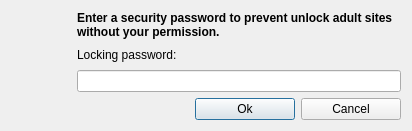
<?xml version="1.0" encoding="UTF-8"?>
<ui version="4.0">
 <class>UPSPasswordImpl</class>
 <widget class="QDialog" name="UPSPasswordImpl">
  <property name="geometry">
   <rect>
    <x>0</x>
    <y>0</y>
    <width>412</width>
    <height>131</height>
   </rect>
  </property>
  <property name="windowTitle">
   <string>UPS! Password</string>
  </property>
  <layout class="QGridLayout" name="gridLayout">
   <item row="0" column="0" rowspan="3">
    <widget class="QLabel" name="label">
     <property name="minimumSize">
      <size>
       <width>60</width>
       <height>0</height>
      </size>
     </property>
     <property name="maximumSize">
      <size>
       <width>60</width>
       <height>16777215</height>
      </size>
     </property>
     <property name="text">
      <string/>
     </property>
     <property name="pixmap">
      <pixmap resource="../resources/resources.qrc">:/ups_lock_unlock/images/ups_lock_unlock.svg</pixmap>
     </property>
     <property name="alignment">
      <set>Qt::AlignCenter</set>
     </property>
    </widget>
   </item>
   <item row="0" column="1" colspan="3">
    <widget class="QLabel" name="lblTitle">
     <property name="text">
      <string>&lt;b&gt;Enter a security password to prevent unlock adult sites without your permission.&lt;/b&gt;</string>
     </property>
     <property name="wordWrap">
      <bool>true</bool>
     </property>
    </widget>
   </item>
   <item row="1" column="1" colspan="3">
    <widget class="QLabel" name="lblPassword">
     <property name="text">
      <string>Locking password:</string>
     </property>
    </widget>
   </item>
   <item row="2" column="1" colspan="3">
    <widget class="QLineEdit" name="edtPassword">
     <property name="whatsThis">
      <string>Field where you enter the password</string>
     </property>
     <property name="accessibleName">
      <string>Password edit</string>
     </property>
     <property name="accessibleDescription">
      <string>Field where you enter the password</string>
     </property>
     <property name="echoMode">
      <enum>QLineEdit::Password</enum>
     </property>
    </widget>
   </item>
   <item row="3" column="0" colspan="2">
    <spacer name="horizontalSpacer">
     <property name="orientation">
      <enum>Qt::Horizontal</enum>
     </property>
     <property name="sizeHint" stdset="0">
      <size>
       <width>232</width>
       <height>20</height>
      </size>
     </property>
    </spacer>
   </item>
   <item row="3" column="2">
    <widget class="QPushButton" name="btnOk">
     <property name="minimumSize">
      <size>
       <width>100</width>
       <height>0</height>
      </size>
     </property>
     <property name="whatsThis">
      <string>Confirm and close the window</string>
     </property>
     <property name="accessibleName">
      <string>Ok button</string>
     </property>
     <property name="accessibleDescription">
      <string>Confirm and close the window</string>
     </property>
     <property name="text">
      <string>Ok</string>
     </property>
     <property name="default">
      <bool>true</bool>
     </property>
    </widget>
   </item>
   <item row="3" column="3">
    <widget class="QPushButton" name="btnCancel">
     <property name="minimumSize">
      <size>
       <width>100</width>
       <height>0</height>
      </size>
     </property>
     <property name="whatsThis">
      <string>Discard and close window</string>
     </property>
     <property name="accessibleName">
      <string>Cancel button</string>
     </property>
     <property name="accessibleDescription">
      <string>Discard and close window</string>
     </property>
     <property name="text">
      <string>Cancel</string>
     </property>
    </widget>
   </item>
  </layout>
 </widget>
 <resources>
  <include location="../resources/resources.qrc"/>
  <include location="../resources/resources.qrc"/>
 </resources>
 <connections>
  <connection>
   <sender>btnOk</sender>
   <signal>clicked()</signal>
   <receiver>UPSPasswordImpl</receiver>
   <slot>accept()</slot>
   <hints>
    <hint type="sourcelabel">
     <x>258</x>
     <y>164</y>
    </hint>
    <hint type="destinationlabel">
     <x>106</x>
     <y>116</y>
    </hint>
   </hints>
  </connection>
  <connection>
   <sender>btnCancel</sender>
   <signal>clicked()</signal>
   <receiver>UPSPasswordImpl</receiver>
   <slot>reject()</slot>
   <hints>
    <hint type="sourcelabel">
     <x>355</x>
     <y>164</y>
    </hint>
    <hint type="destinationlabel">
     <x>141</x>
     <y>111</y>
    </hint>
   </hints>
  </connection>
 </connections>
</ui>
